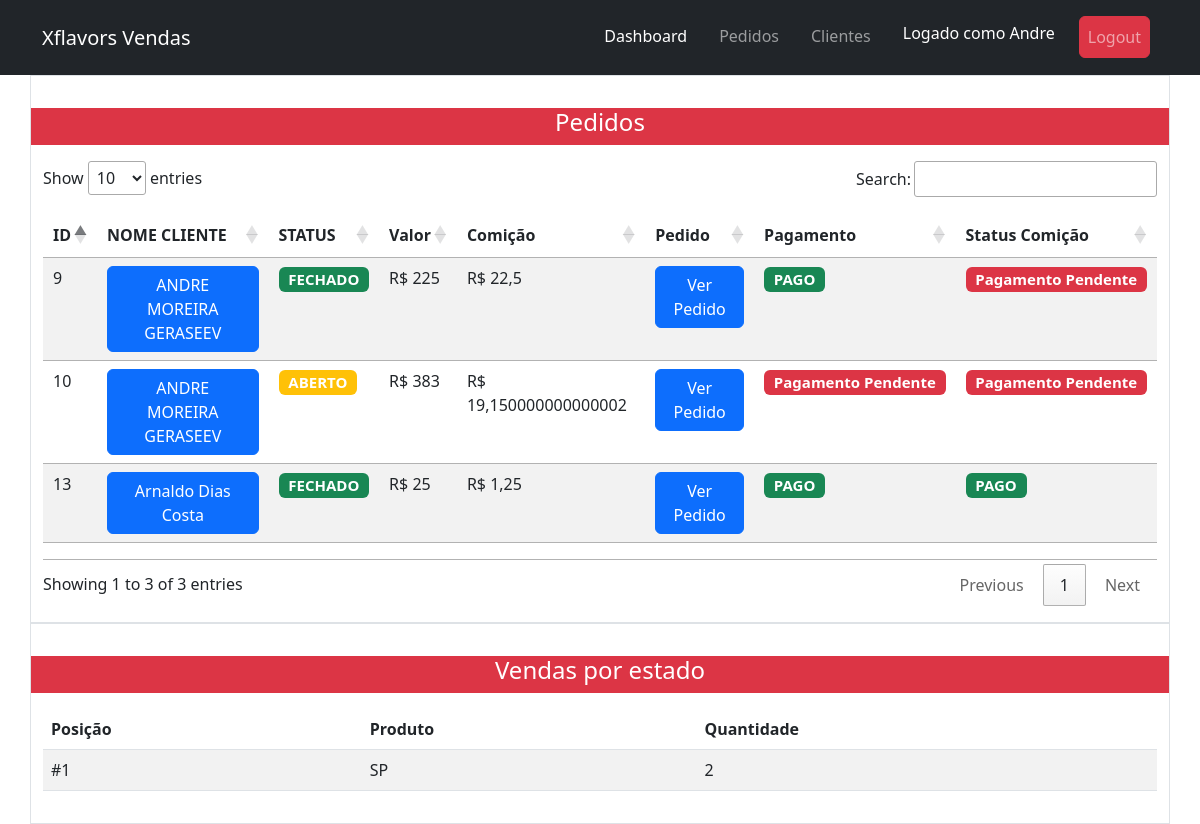
The page /pedidos (signed in) on the database as committed earlier.
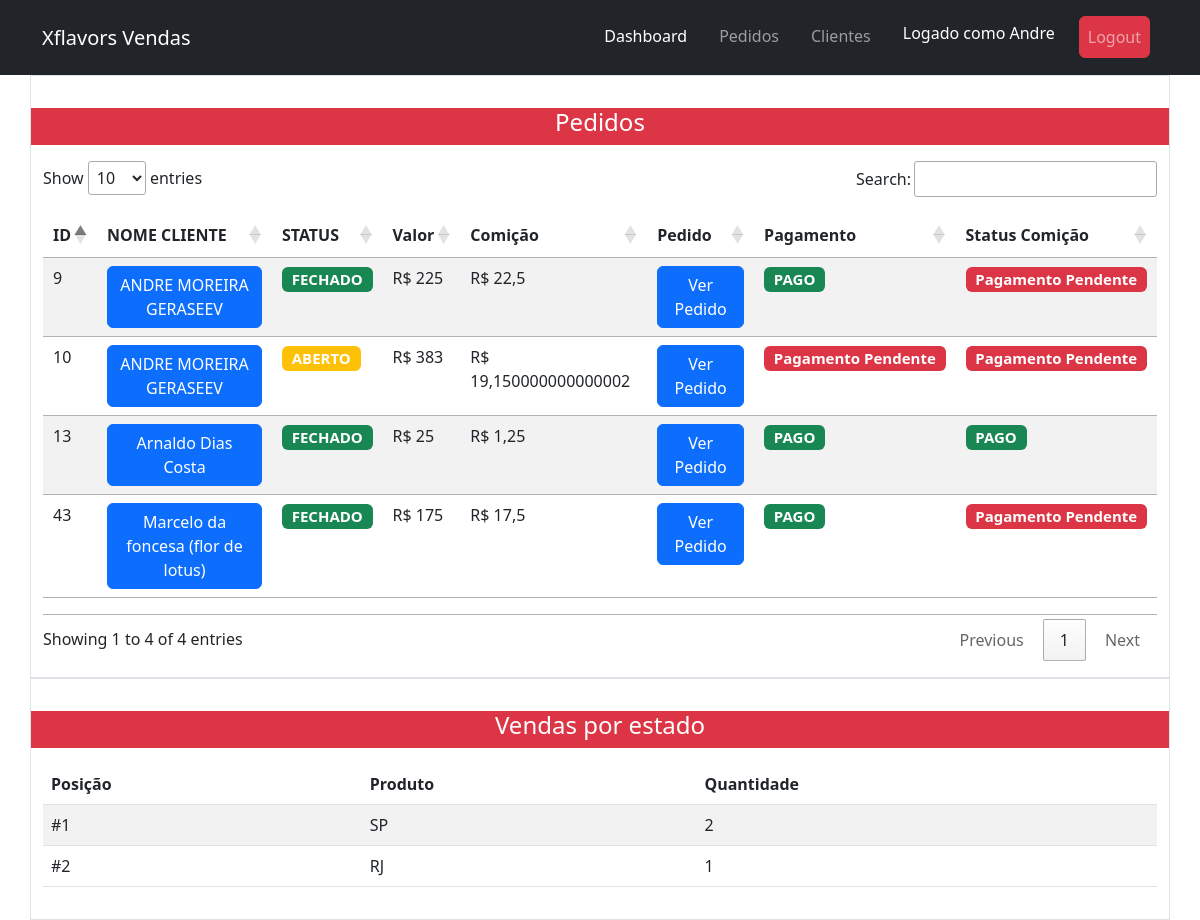
The same page on the database as committed later.
### pedidos/models.py (models this page shows, shortened)
class Pedido(models.Model):
    cliente = models.ForeignKey(Cliente, on_delete=models.CASCADE)
    vendedor = models.ForeignKey(Vendedor, on_delete=models.CASCADE)
    items = models.ManyToManyField(Item)
    created_at = models.DateTimeField(auto_now_add=True, blank=True, null=True)
    updated_at = models.DateTimeField(auto_now=True, blank=True, null=True)
    status = models.BooleanField(default=False)
    pagamento = models.BooleanField(default=False)
    primeira_compra = models.BooleanField(default=False)
    recebido = models.BooleanField(default=False)
    @property
    def valor_total(self):
        return sum([int(item.valor_total) for item in self.items.all()])
    @property
    def comicao(self):
        if self.primeira_compra == True:
            return  int(self.valor_total) * 0.10
        else:
            return int(self.valor_total) * 0.05

class Item(models.Model):
    produto = models.ForeignKey(Juice, on_delete=models.CASCADE)
    quantidade = models.PositiveIntegerField()
    created_at = models.DateTimeField(auto_now_add=True, blank=True, null=True)
    updated_at = models.DateTimeField(auto_now=True, blank=True, null=True)
    @property
    def valor_total(self):
        qr_item = [it.items.all() for it in self.pedido_set.all()]
        total = []
        for items in qr_item:
            for item  in items:
                total.append(item.quantidade)
        quantidade= sum(total)
        if self.produto.mg == '9mg' or self.produto.mg == '12mg':
            if quantidade >= 20 and quantidade <= 49:
                return 24 * self.quantidade
            elif quantidade >= 50 and quantidade <= 99:
                return 22 * self.quantidade
            elif quantidade >= 100 and quantidade <= 199:
                return 20 * self.quantidade
            elif quantidade >= 200:
                return 19 * self.quantidade
            else:
                return self.quantidade * 27
        else:
            if quantidade >= 20 and quantidade <= 49:
                return 22 * self.quantidade
            elif quantidade >= 50 and quantidade <= 99:
                return 20 * self.quantidade
            elif quantidade >= 100 and quantidade <= 199:
                return 18 * self.quantidade
            elif quantidade >= 200:
                return 17 * self.quantidade
            else:
                return self.quantidade * 25

### clientes/models.py (models this page shows, shortened)
class Cliente(models.Model):
    vendedor = models.ForeignKey(Vendedor, on_delete=models.CASCADE)
    nome = models.CharField(max_length=80)
    telefone = models.IntegerField(blank= True, null=True)
    email = models.EmailField(blank= True, null=True)
    cpf = models.IntegerField(blank=True, null=True)
    slug = models.SlugField(unique=True, blank=True, null=True)
    created_at = models.DateTimeField(auto_now_add=True, blank=True, null=True)
    updated_at = models.DateTimeField(auto_now=True, blank=True, null=True)

class Endereco(models.Model):
    UF = (
        ('AC', 'Acre'),
        ('AL', 'Alagoas'),
        ('AP', 'Amapá'),
        ('AM', 'Amazonas'),
        ('BA', 'Bahia'),
        ('CE', 'Ceará'),
        ('DF', 'Distrito Federal'),
        ('ES', 'Espírito Santo'),
        ('GO', 'Goiás'),
        ('MA', 'Maranhão'),
        ('MT', 'Mato Grosso'),
        ('MS', 'Mato Grosso do Sul'),
        ('MG', 'Minas Gerais'),
        ('PA', 'Pará'),
        ('PB', 'Paraíba'),
        ('PR', 'Paraná'),
        ('PE', 'Pernambuco'),
        ('PI', 'Piauí'),
        ('RJ', 'Rio de Janeiro'),
        ('RS', 'Rio Grande do Sul'),
        ('RO', 'Rondônia'),
        ('RR', 'Roraima'),
        ('SC', 'Santa Catarina'),
        ('SP', 'São Paulo'),
        ('SE', 'Sergipe'),
        ('TO', 'Tocantins'))
    cliente = models.ForeignKey(Cliente, on_delete= models.CASCADE)
    apelido = models.CharField(max_length= 30, default= 'Endereço principal', blank=True)
    cep = models.IntegerField()
    logradouro = models.CharField(max_length=150)
    numero = models.IntegerField(max_length=5)
    bairro = models.CharField(max_length=30)
    uf = models.CharField(max_length = 2, choices=UF, null= True)
    complemento = models.CharField(max_length=30)
    created_at = models.DateTimeField(auto_now_add=True, blank=True, null=True)
    updated_at = models.DateTimeField(auto_now=True, blank=True, null=True)

### produtos/models.py (models this page shows)
class Juice(models.Model):
    NIC = (
        ("0mg", "0"),
        ("3mg", "3"),
        ("6mg", "6"),
        ("9mg", "9"),
        ("12mg", "12"),
    )
    nome = models.CharField(max_length=50)
    mls = models.IntegerField()
    mg = models.CharField(max_length= 4, choices = NIC,
        default ='0')
    valor = models.DecimalField(max_digits=8,decimal_places=2)
    descricao = models.TextField(max_length=800)
    criado = models.DateField(auto_now_add=True)
    updated = models.DateTimeField(auto_now=True)
    imagem = models.ImageField(upload_to='static/juices', null=True, blank=True)
    created_at = models.DateTimeField(auto_now_add=True, blank=True, null=True)
    updated_at = models.DateTimeField(auto_now=True, blank=True, null=True)
    def __str__(self):
        return self.nome + " " + str(self.mls) + "mls " + str(self.mg)

### pedidos/views.py (the view)
# urls.py: path('pedidos', todos_pedidos, name='pedidos'),
@login_required
def todos_pedidos(request):
    hoje = datetime.date.today()
    mes_atual = hoje.strftime('%m')
    vendedor = Vendedor.objects.filter(id=request.user.vendedor.id)
    clientes = Cliente.objects.filter(vendedor=request.user.vendedor.id)
    pedidos = Pedido.objects.filter(vendedor=request.user.vendedor.id)
    pedidos_pagos = Pedido.objects.filter(pagamento=True, vendedor=request.user.vendedor.id,
                                          created_at__gte=datetime.date(2022, int(mes_atual), 1),
                                          created_at__lte=datetime.date(2022, int(mes_atual), 30))
    pedidos_comicao_nao_paga = Pedido.objects.filter(pagamento=True, vendedor=request.user.vendedor.id, recebido=False)
    comicao_pendente = sum([pedido.comicao for pedido in pedidos_comicao_nao_paga])
    items = Item.objects.filter(pedido__vendedor=request.user.vendedor.id, pedido__pagamento=True)
    item_p = {}
    for item in items:
        item_novo = {item.produto: item.quantidade}
        if item.produto in item_p:
            print("existe", item.produto)
            item_novo = {item.produto: item.quantidade + item_p[item.produto]}
            item_p.update(item_novo)
        else:
            item_p.update(item_novo)
    uf_cont = {}
    for cliente in clientes:
        for endereco in cliente.endereco_set.all():
            if not endereco.uf in uf_cont:
                uf = {endereco.uf: 1}
                uf_cont.update(uf)
            else:
                uf = {endereco.uf: 1 + uf_cont[endereco.uf]}
                uf_cont.update(uf)
    print(uf_cont, item_p)
    venda = sum([pedido.valor_total for pedido in pedidos_pagos])
    context = {
        'uf_cont':uf_cont,
        'vendedor' : vendedor,
        'item_p': item_p,
        'comicao_pendente': comicao_pendente,
        'venda': venda,
        'pedidos_pagos': pedidos_pagos,
        'pedidos': pedidos,
        'clientes': clientes}
    return render(request=request, template_name="todos_pedidos.html", context=context)

### templates/todos_pedidos.html (shortened to what this page needs)
{% extends 'base.html' %}
{% load static %}
{% block content %}
{% include 'partials/_tabela_pedidos.html' %}
{% include 'partials/_tabela_UF_mais_vendidos.html' %}
{% endblock %}

### templates/partials/_tabela_pedidos.html (shortened to what this page needs)
<div class="container py-3 border">
        <div class="row bg-danger my-3 "><h4 class="text-white text-center">Pedidos</h4></div>
        <table class="table table-striped table-responsive py-3 " id="tabela_pedido">
            <thead>
            <tr>
                <th>ID</th>
                <th>NOME CLIENTE</th>
                <th>STATUS</th>
                <th>Valor</th>
                <th>Comição</th>
                <th>Pedido</th>
                <th>Pagamento</th>
                <th>Status Comição</th>
            </tr>
            </thead>
            <tbody>
            {% for pedido in pedidos %}
            <tr>
                <td>{{ pedido.id }}</td>
                <td><a  class="btn btn-primary" href="/pedidos/{{ pedido.cliente.id }}" role="button">{{ pedido.cliente.nome }}</a></td>
                <td>{% if pedido.status == True %}<h5><span class="badge bg-success py-auto">FECHADO</span></h5>  {% else %}<h5><span class="badge bg-warning py-auto">ABERTO</span></h5>  {% endif %}</td>
                <td>R$ {{ pedido.valor_total }}</td>
                <td>R$ {{ pedido.comicao }}</td>
                <td><a name="" id="" class="btn btn-primary py-auto" href="/pedido/{{pedido.cliente.slug}}/{{pedido.id}}"
                       role="button">Ver Pedido</a></td>
                <td>{% if pedido.pagamento == False %}<h5><span class="badge bg-danger py-auto">Pagamento Pendente</span></h5> {% else %} <h5><span class="badge bg-success py-auto">PAGO</span></h5> {% endif %}</td>
                <td>{% if pedido.recebido == False %} <h5><span class="badge bg-danger py-auto">Pagamento Pendente</span></h5> {% else %} <h5><span class="badge bg-success py-auto">PAGO</span></h5> {% endif %}</td>
            </tr>
            {% endfor %}
            </tbody>
        </table>
    </div>

### templates/partials/_tabela_UF_mais_vendidos.html (shortened to what this page needs)
<div class="container py-3 border">
    <div class="row bg-danger my-3 "><h4 class="text-white text-center">Vendas por estado</h4></div>
    <table class="table table-striped  table-responsive py-3 ">
        <thead class="thead-inverse">
        <tr>
            <th>Posição</th>
            <th>Produto</th>
            <th>Quantidade</th>
        </tr>
        </thead>
        <tbody>
        {% for item, quantidade in uf_cont.items|dictsortreversed:-1 %}
        <tr>
            <td scope="row">#{{ forloop.counter }}</td>
            <td>{{item}}</td>
            <td>{{quantidade}}</td>
        </tr>
        {%endfor%}
        </tbody>
    </table>
</div>

Rows that differ between the two databases and show on the page:
added Pedido: id "43", cliente.nome "Marcelo da foncesa (flor de lotus)", status "FECHADO", valor_total "175", comicao "17,5", pagamento "PAGO", recebido "Pagamento Pendente"
added Endereco: uf_cont "RJ"
Other text that changed with them:
text written by a page script: "Show entries Search: Showing 1 to 3 of 3 entries Previous 1 Next" → "Show entries Search: Showing 1 to 4 of 4 entries Previous 1 Next"
new list line: "# 2 1"
